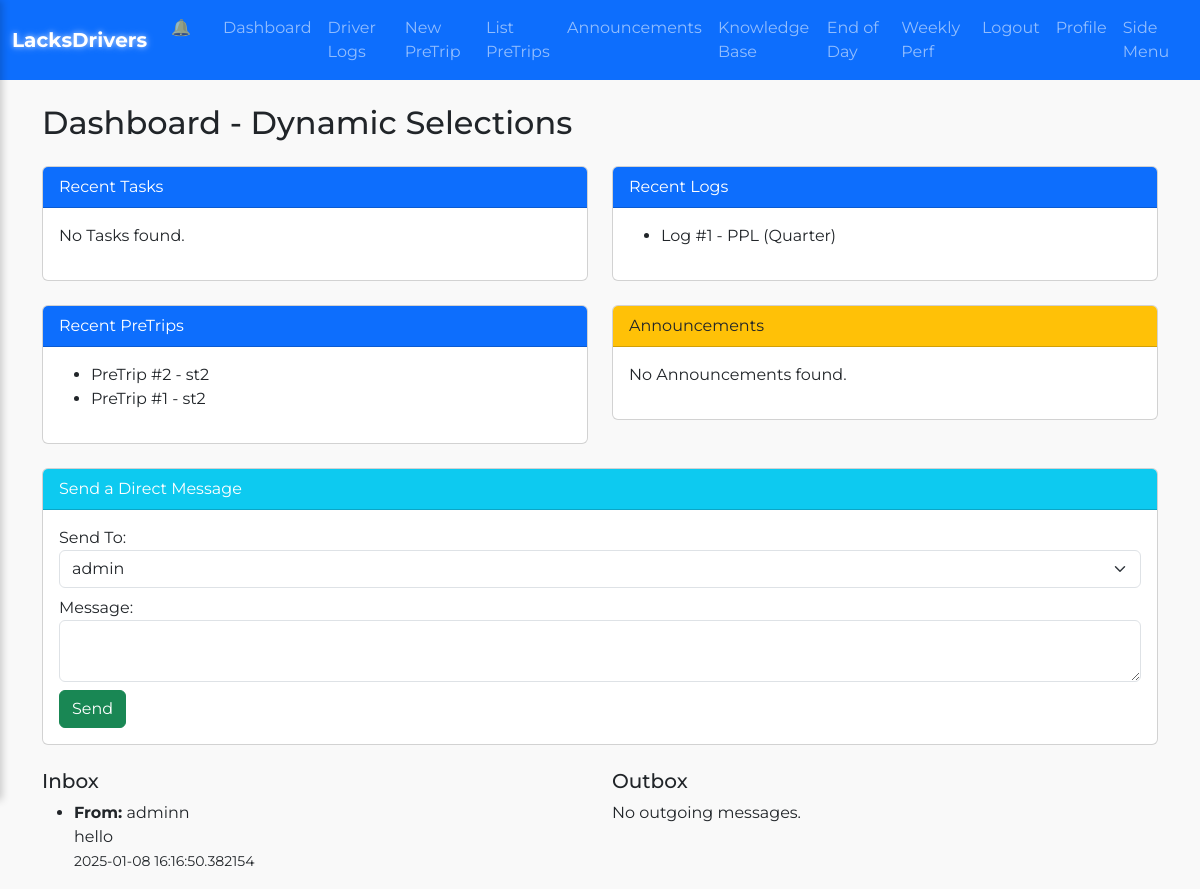
Page /dashboard (signed in) on the committed database.
### lacksdrivers.py (models this page shows, shortened)
class DriverLog(db.Model):
    __tablename__ = "driver_log"
    id = db.Column(db.Integer, primary_key=True)
    driver_id = db.Column(db.Integer, db.ForeignKey("user.id"), nullable=False)
    driver = db.relationship("User", backref="driver_logs", lazy="joined")
    date = db.Column(db.Date, default=date.today)
    arrive_time = db.Column(db.String(20))  # storing 12-hr string
    depart_time = db.Column(db.String(20))
    downtime_reason = db.Column(db.String(200), nullable=True)
    load_size = db.Column(db.String(10), nullable=False)
    plant_name = db.Column(db.String(20), nullable=False)
    maintenance = db.Column(db.Boolean, default=False)
    fuel = db.Column(db.Boolean, default=False)
    meeting = db.Column(db.Boolean, default=False)
    created_at = db.Column(db.DateTime, default=datetime.utcnow)
    updated_at = db.Column(db.DateTime, onupdate=datetime.utcnow)

class PreTrip(db.Model):
    __tablename__ = "pretrip"
    id = db.Column(db.Integer, primary_key=True)
    user_id = db.Column(db.Integer, db.ForeignKey("user.id"))
    pretrip_date = db.Column(db.Date, default=date.today)
    shift = db.Column(db.String(10), default="1st")
    truck_type = db.Column(db.String(20), default="Semi")
    truck_name = db.Column(db.String(50))
    start_mileage = db.Column(db.Integer, nullable=True)
    cab_doors_windows = db.Column(db.Boolean, default=False)
    body_doors = db.Column(db.Boolean, default=False)
    oil_leak = db.Column(db.Boolean, default=False)
    grease_leak = db.Column(db.Boolean, default=False)
    coolant_leak = db.Column(db.Boolean, default=False)
    fuel_leak = db.Column(db.Boolean, default=False)
    lights_working = db.Column(db.Boolean, default=False)
    tires_ok = db.Column(db.Boolean, default=False)
    damage_report = db.Column(db.Text, nullable=True)
    oil_system_status = db.Column(Enum(*ITEM_STATUSES, name="oil_system_enum"), default="operational")
    tires_status = db.Column(Enum(*ITEM_STATUSES, name="tires_enum"), default="operational")
    created_at = db.Column(db.DateTime, default=datetime.utcnow)
    updated_at = db.Column(db.DateTime, onupdate=datetime.utcnow)
    posttrip = db.relationship("PostTrip", uselist=False, backref="pretrip")

class DirectMessage(db.Model):
    __tablename__ = "direct_message"
    id = db.Column(db.Integer, primary_key=True)
    sender_id = db.Column(db.Integer, db.ForeignKey("user.id"), nullable=False)
    receiver_id = db.Column(db.Integer, db.ForeignKey("user.id"), nullable=False)
    content = db.Column(db.Text, nullable=False)
    timestamp = db.Column(db.DateTime, default=datetime.utcnow)
    sender = db.relationship("User", foreign_keys=[sender_id], backref="sent_messages")
    receiver = db.relationship("User", foreign_keys=[receiver_id], backref="received_messages")

class User(db.Model, UserMixin):
    __tablename__ = "user"
    id = db.Column(db.Integer, primary_key=True)
    username = db.Column(db.String(64), unique=True, nullable=False)
    email = db.Column(db.String(120), unique=True, nullable=False)
    password_hash = db.Column(db.String(128))
    role = db.Column(db.String(20), default="driver")  # "driver" or "management"
    tasks = db.relationship("Task", backref="assigned_user", lazy="dynamic")

### lacksdrivers.py (the view, shortened to what this page needs)
@app.route("/dashboard", methods=["GET", "POST"])
@login_required
def dashboard():
    if current_user.role == "driver":
        logs = DriverLog.query.filter_by(driver_id=current_user.id)\
            .order_by(DriverLog.created_at.desc()).limit(5).all()
        pretrips = PreTrip.query.filter_by(user_id=current_user.id)\
            .order_by(PreTrip.created_at.desc()).limit(5).all()
        tasks = Task.query.filter_by(assigned_to=current_user.id)\
            .order_by(Task.created_at.desc()).limit(5).all()
    else:
        logs = DriverLog.query.order_by(DriverLog.created_at.desc()).limit(5).all()
        pretrips = PreTrip.query.order_by(PreTrip.created_at.desc()).limit(5).all()
        tasks = Task.query.order_by(Task.created_at.desc()).limit(5).all()
    dm_form = DirectMessageForm()
    all_users = User.query.filter(User.id != current_user.id).all()
    dm_form.receiver_id.choices = [(u.id, u.username) for u in all_users]
    inbox = DirectMessage.query.filter_by(receiver_id=current_user.id).order_by(DirectMessage.timestamp.desc()).all()
    outbox = DirectMessage.query.filter_by(sender_id=current_user.id).order_by(DirectMessage.timestamp.desc()).all()
    return render_template(
        "dashboard.html",
        logs=logs,
        pretrips=pretrips,
        tasks=tasks,
        dm_form=dm_form,
        inbox=inbox,
        outbox=outbox
    )

### lacksdrivers.py
class DirectMessageForm(FlaskForm):
    receiver_id = SelectField("Send To", coerce=int)
    content = TextAreaField("Message", validators=[DataRequired()])
    submit = SubmitField("Send")

### lacksdrivers.py (called while the page is built)
@login_manager.user_loader
def load_user(user_id):
    return User.query.get(int(user_id))

### templates/dashboard.html (shortened to what this page needs)
{% extends "base.html" %}
{% block content %}
<h2 class="mb-4">Dashboard - Dynamic Selections</h2>
<div class="row">
  <div class="col-md-6 mb-4">
    <div
      class="card hover-card"
      data-bs-toggle="collapse"
      data-bs-target="#tasksCollapse"
      aria-expanded="false"
      aria-controls="tasksCollapse"
    >
      <div class="card-header bg-primary text-white">
        Recent Tasks
      </div>
      <div class="card-body">
        {% if tasks %}
          <ul class="list-unstyled">
            {% for t in tasks %}
              <li>
                <input
                  type="checkbox"
                  name="task_selection"
                  value="{{ t.id }}"
                  id="taskCheck{{ t.id }}"
                >
                <label for="taskCheck{{ t.id }}">
                  Task #{{ t.id }}: {{ t.title }}
                </label>
              </li>
            {% endfor %}
          </ul>
        {% else %}
          <p>No Tasks found.</p>
        {% endif %}
      </div>
    </div>
  </div>
  <div class="col-md-6 mb-4">
    <div
      class="card hover-card"
      data-bs-toggle="collapse"
      data-bs-target="#logsCollapse"
      aria-expanded="false"
      aria-controls="logsCollapse"
    >
      <div class="card-header bg-primary text-white">
        Recent Logs
      </div>
      <div class="card-body">
        {% if logs %}
          <ul>
            {% for log in logs %}
              <li>
                Log #{{ log.id }} - {{ log.plant_name }}
                ({{ log.load_size }})
              </li>
            {% endfor %}
          </ul>
        {% else %}
          <p>No Logs found.</p>
        {% endif %}
      </div>
    </div>
  </div>
</div>
<div class="row mb-4">
  <div class="col-md-6">
    <div
      class="card hover-card"
      data-bs-toggle="collapse"
      data-bs-target="#pretripCollapse"
      aria-expanded="false"
      aria-controls="pretripCollapse"
    >
      <div class="card-header bg-primary text-white">
        Recent PreTrips
      </div>
      <div class="card-body">
        {% if pretrips %}
          <ul>
            {% for pt in pretrips %}
              <li>PreTrip #{{ pt.id }} - {{ pt.truck_name }}</li>
            {% endfor %}
          </ul>
        {% else %}
          <p>No PreTrips found.</p>
        {% endif %}
      </div>
    </div>
  </div>
  <div class="col-md-6">
    <div
      class="card hover-card"
      data-bs-toggle="collapse"
      data-bs-target="#announceCollapse"
      aria-expanded="false"
      aria-controls="announceCollapse"
    >
      <div class="card-header bg-warning text-dark">
        Announcements
      </div>
      <div class="card-body">
        {% if announcements %}
          <ul>
            {% for ann in announcements %}
              <li><strong>{{ ann.title }}</strong>: {{ ann.body }}</li>
            {% endfor %}
          </ul>
        {% else %}
          <p>No Announcements found.</p>
        {% endif %}
      </div>
    </div>
  </div>
</div>
<div class="card hover-card mb-3" data-bs-toggle="collapse" data-bs-target="#dmCollapse">
  <div class="card-header bg-info text-white">
    Send a Direct Message
  </div>
  <div class="card-body">
    <form method="POST" action="">
      <div class="mb-2">
        {{ dm_form.receiver_id.label }}:
        {{ dm_form.receiver_id(class="form-select") }}
      </div>
      <div class="mb-2">
        {{ dm_form.content.label }}:
        {{ dm_form.content(class="form-control") }}
      </div>
      {{ dm_form.submit(class="btn btn-success hover-btn") }}
    </form>
  </div>
</div>
{% if inbox or outbox %}
<div class="row mt-4">
  <div class="col-md-6">
    <h5>Inbox</h5>
    {% if inbox %}
      <ul>
        {% for msg in inbox %}
          <li>
            <strong>From:</strong> {{ msg.sender.username }}
            <br> {{ msg.content }}
            <br> <small>{{ msg.timestamp }}</small>
          </li>
        {% endfor %}
      </ul>
    {% else %}
      <p>No incoming messages.</p>
    {% endif %}
  </div>
  <div class="col-md-6">
    <h5>Outbox</h5>
    {% if outbox %}
      <ul>
        {% for msg in outbox %}
          <li>
            <strong>To:</strong> {{ msg.receiver.username }}
            <br> {{ msg.content }}
            <br> <small>{{ msg.timestamp }}</small>
          </li>
        {% endfor %}
      </ul>
    {% else %}
      <p>No outgoing messages.</p>
    {% endif %}
  </div>
</div>
{% endif %}
{% endblock %}

### templates/base.html (style rules this page uses)
body { font-family: 'Montserrat', sans-serif; background-color: #f9f9f9; }
.hover-card { transition: transform 0.3s ease, box-shadow 0.3s ease; cursor: pointer; }
.hover-btn { transition: transform 0.2s ease, background-color 0.2s ease; }

### rows in the picture
DriverLog: id "1", plant_name "PPL", load_size "Quarter"
PreTrip: id "2", truck_name "st2"
PreTrip: id "1", truck_name "st2"
DirectMessage: sender.username "adminn", content "hello", timestamp "2025-01-08 16:16:50.382154"

### other values in the picture
{{ dm_form.receiver_id.label }} "Send To"
{{ dm_form.content.label }} "Message"
